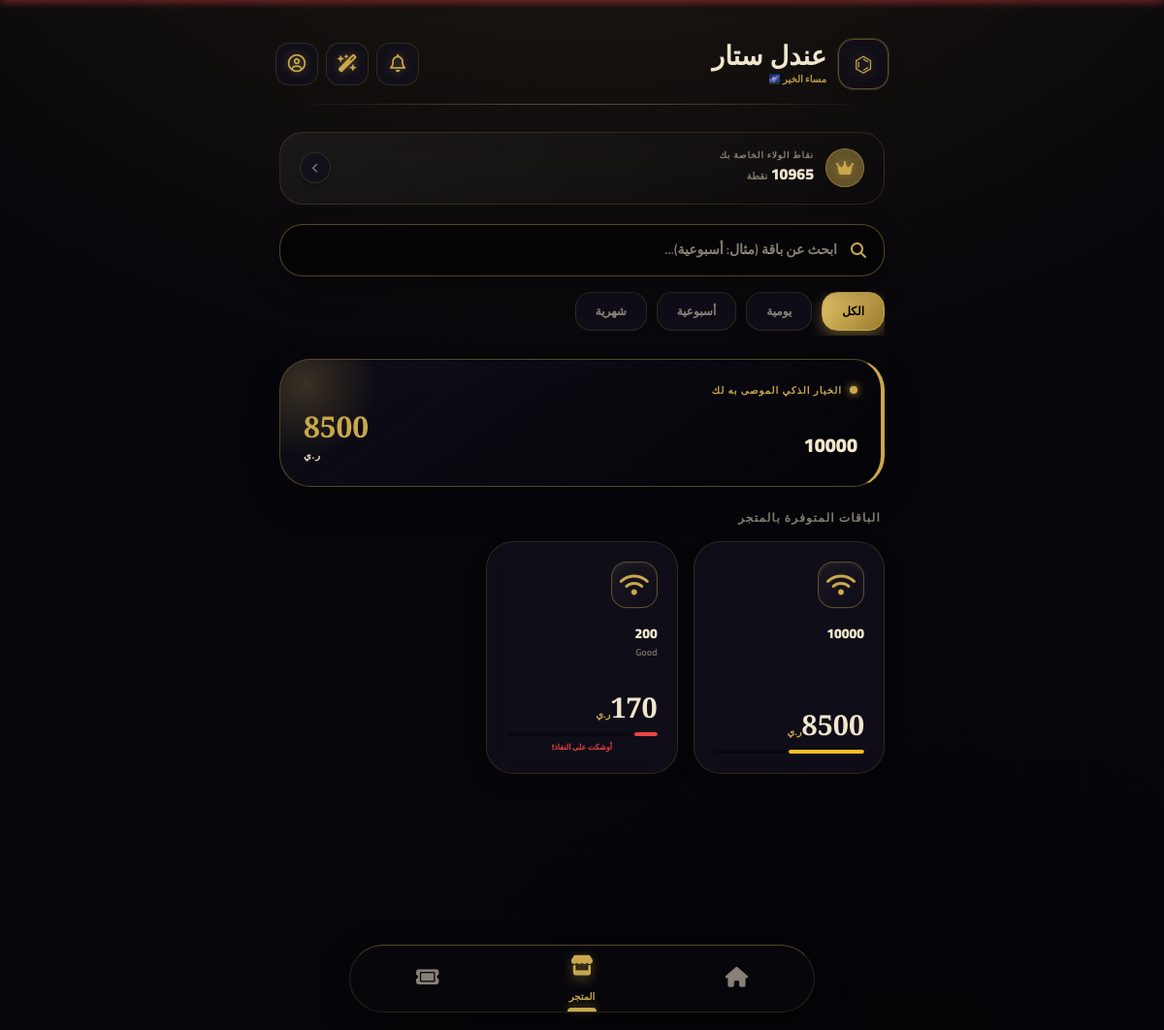
The page /buy (signed in) on the database its author committed.
### app.py (models this page shows)
class Package(db.Model):
    id = db.Column(db.Integer, primary_key=True)
    name = db.Column(db.String(50), unique=True, nullable=False)
    price = db.Column(db.Float, nullable=False)
    validity_days = db.Column(db.Integer, nullable=False)
    description = db.Column(db.String(200))

### app.py (the view)
@app.route('/buy')
def buy():
    if 'user_id' not in session or session.get('role') == 'admin':
        return redirect('/login')
    user = db.session.get(User, session['user_id'])
    packages = Package.query.all()
    for p in packages:
        offer = Offer.query.filter_by(package_id=p.id).first()
        offer_discount = offer.discount / 100 if offer else 0.0
        current_level = get_user_level(user.points)
        level_discount, _ = get_level_discount_and_bonus(current_level)
        p.final_price = round(p.price * (1 - offer_discount) * (1 - level_discount), 1)
        p.discount_info = f"خصم العرض: {offer_discount*100:.0f}% | خصم المستوى ({current_level}): {level_discount*100:.0f}%"
        if offer:
            p.has_offer = True
            p.discount_percent = offer.discount
        else:
            p.has_offer = False
            p.discount_percent = 0
        p.available_count = Voucher.query.filter_by(package_id=p.id, status='available').count()
    recommendation = get_smart_recommendation(session['user_id'])
    return render_template('buy.html', packages=packages, user=user, recommendation=recommendation)

### app.py (called while the page is built)
def get_smart_recommendation(user_id):
    result = db.session.query(
        Purchase.package_name, func.count(Purchase.id).label('total')
    ).filter_by(user_id=user_id).group_by(Purchase.package_name).order_by(func.count(Purchase.id).desc()).first()
    if result:
        return Package.query.filter_by(name=result.package_name).first()
    return Package.query.first()

def get_user_level(points):
    if points >= 3000: return "💎 Diamond"
    elif points >= 1500: return "🥇 Gold"
    elif points >= 500: return "🥈 Silver"
    else: return "🥉 Bronze"

def get_level_discount_and_bonus(level):
    if level == "💎 Diamond": return 0.15, 50
    elif level == "🥇 Gold": return 0.10, 30
    elif level == "🥈 Silver": return 0.05, 15
    else: return 0.0, 0

### templates/buy.html (shortened to what this page needs)
{% extends "base.html" %}
{% block content %}
<div class="px-2 pt-2">
    <a href="/points_history" class="loyalty-banner stagger-1" onmousedown="playGlassSound()">
        <div class="flex items-center gap-3">
            <div class="w-10 h-10 rounded-full bg-[var(--accent-glow)] flex items-center justify-center border border-[var(--border-bright)]">
                <i class="fa-solid fa-crown text-[var(--accent)] drop-shadow-[0_0_5px_var(--accent-glow)]"></i>
            </div>
            <div>
                <p class="text-[9px] font-bold text-[var(--text-muted)] uppercase tracking-widest">نقاط الولاء الخاصة بك</p>
                <p class="text-base font-black text-[var(--text-primary)]">{{ user.points }} <span class="opacity-50 text-[10px]">نقطة</span></p>
            </div>
        </div>
        <div class="w-8 h-8 rounded-full bg-[var(--bg-card)] border border-[var(--border)] flex items-center justify-center shadow-md">
            <i class="fa-solid fa-chevron-left text-[10px] text-[var(--text-muted)]"></i>
        </div>
    </a>
    <div class="search-pill stagger-1">
        <div class="search-icon"><i class="fa-solid fa-search"></i></div>
        <input type="text" id="searchInput" class="search-input" placeholder="ابحث عن باقة (مثال: أسبوعية)..." onkeyup="filterPackages()">
    </div>
    <div class="category-chips stagger-2">
        <button class="chip active" onclick="filterCategory('all', this)" onmousedown="playGlassSound()">الكل</button>
        <button class="chip" onclick="filterCategory('يوم', this)" onmousedown="playGlassSound()">يومية</button>
        <button class="chip" onclick="filterCategory('أسبوع', this)" onmousedown="playGlassSound()">أسبوعية</button>
        <button class="chip" onclick="filterCategory('شهر', this)" onmousedown="playGlassSound()">شهرية</button>
    </div>
    {% if recommendation %}
    <div class="smart-pick-card stagger-2 mb-6" onclick="openConfirmSheet({{ recommendation.id }}, '{{ recommendation.name }}', {{ recommendation.final_price }})">
        <div class="flex items-center gap-2 mb-3 relative z-10">
            <span class="w-2 h-2 rounded-full bg-[var(--accent)] animate-pulse shadow-[0_0_8px_var(--accent)]"></span>
            <span class="text-[10px] font-black uppercase text-[var(--accent)] tracking-widest">الخيار الذكي الموصى به لك</span>
        </div>
        <div class="flex justify-between items-end relative z-10">
            <div>
                <h3 class="text-xl font-black text-[var(--text-primary)] mb-1">{{ recommendation.name }}</h3>
            </div>
            <div class="text-left shrink-0">
                <span class="font-black text-3xl" style="color: var(--accent); font-family: 'Cormorant Garamond', serif;">{{ recommendation.final_price | round(0) | int }}</span>
                <span class="text-[10px] text-[var(--text-primary)] uppercase font-bold tracking-widest block mt-1">ر.ي</span>
            </div>
        </div>
    </div>
    {% endif %}
    <h2 class="text-xs font-bold text-[var(--text-muted)] uppercase tracking-widest mb-4 px-1 stagger-3">الباقات المتوفرة بالمتجر</h2>
    <div class="pkg-grid stagger-3" id="packagesContainer">
        {% for p in packages %}
        <div class="app-card pkg-item" data-name="{{ p.name }}" data-desc="{{ p.description }}" onclick="openConfirmSheet({{ p.id }}, '{{ p.name }}', {{ p.final_price }})">
            <div class="app-card-icon shadow-[0_0_15px_var(--glow)]">
                {% if 'يوم' in p.name or '24' in p.description %}<i class="fa-solid fa-sun"></i>
                {% elif 'أسبوع' in p.name or '7' in p.description %}<i class="fa-solid fa-calendar-week"></i>
                {% elif 'شهر' in p.name or '30' in p.description %}<i class="fa-solid fa-moon"></i>
                {% else %}<i class="fa-solid fa-wifi"></i>{% endif %}
            </div>
            <h3 class="text-sm font-black text-[var(--text-primary)] mb-1">{{ p.name }}</h3>
            <p class="text-[10px] font-bold text-[var(--text-muted)] leading-tight h-8 overflow-hidden opacity-70">{{ p.description }}</p>
            <div class="app-card-price">{{ p.final_price | round(0) | int }}<span class="text-[10px] text-[var(--accent)] font-bold ml-1 uppercase" style="font-family: 'Cairo', sans-serif;">ر.ي</span></div>
            <div class="scarcity-bar">
                {% if p.available_count > 50 %}
                    <div class="scarcity-fill bg-[#10b981]" style="width: 100%;"></div>
                {% elif p.available_count > 10 %}
                    <div class="scarcity-fill bg-[#fbbf24]" style="width: 50%;"></div>
                {% else %}
                    <div class="scarcity-fill bg-[#ef4444]" style="width: 15%; box-shadow: 0 0 10px rgba(239,68,68,0.5);"></div>
                {% endif %}
            </div>
            {% if p.available_count < 10 %}
                <p class="text-[8px] text-[#ef4444] font-black mt-1.5 text-center animate-pulse">أوشكت على النفاذ!</p>
            {% endif %}
        </div>
        {% endfor %}
    </div>
</div>
{% endblock %}

### templates/base.html (style rules this page uses)
body.theme-1 { --bg-primary: #06050a; --bg-secondary: #0e0d16; --bg-card: rgba(18, 16, 28, 0.8); --accent: #c9a84c; --accent-light: #e8c96a; --accent-dark: #9a7a2e; --accent-glow: rgba(201, 168, 76, 0.45); --glow: rgba(201, 168, 76, 0.12); --orb-1: #c9a84c; --orb-2: #7a5c20; --text-primary: #f0e6cc; --text-muted: rgba(240, 230, 204, 0.55); --border: rgba(201, 168, 76, 0.18); --border-bright: rgba(201, 168, 76, 0.4); --line: rgba(201, 168, 76, 0.25); --nav-bg: rgba(8, 7, 12, 0.95); }
*, *::before, *::after { box-sizing: border-box; }
body { font-family: 'Cairo', sans-serif; background-color: var(--bg-primary); background-image: radial-gradient(ellipse 80% 60% at 50% -20%, var(--glow), transparent), radial-gradient(ellipse 60% 40% at 80% 100%, rgba(0,0,0,0.3), transparent); color: var(--text-primary); min-height: 100vh; transition: background-color 0.3s ease, color 0.3s ease; -webkit-tap-highlight-color: transparent; margin: 0; padding: 0; overflow-x: hidden; }
.pt-safe { padding-top: max(20px, env(safe-area-inset-top)); }

### rows shown on the page
Package: name "10000", final_price "8500"
Package: name "200", description "Good", final_price "170", shows "أوشكت على النفاذ!"

### other values the page prints
{{ recommendation.final_price | round(0) | int }} "8500"
